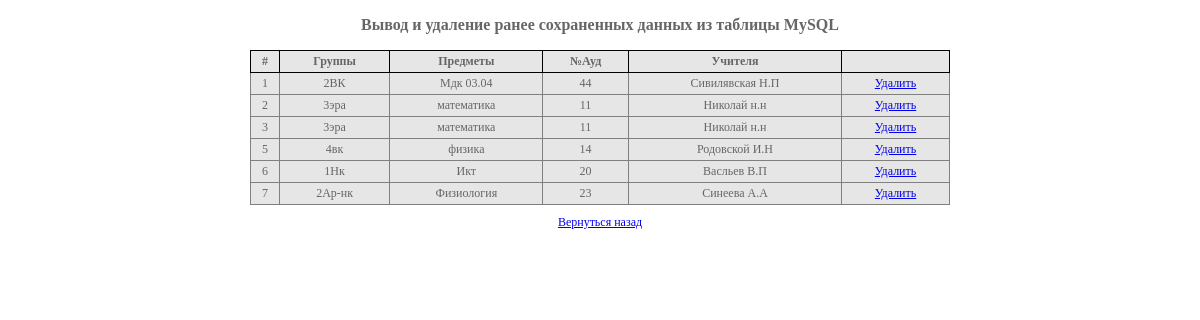
Screenshot of /udalenie_data.php with the database file from the repository.
### tables this page shows
CREATE TABLE IF NOT EXISTS `res_tab` (
  `id` int(11) NOT NULL AUTO_INCREMENT,
  `Groups` varchar(50) NOT NULL,
  `Items` varchar(50) NOT NULL,
  `Aud` varchar(50) NOT NULL,
  `Teachers` varchar(50) NOT NULL,
  PRIMARY KEY (`id`)
);

### udalenie_data.php (the view, shortened to what this page needs)
<?php
$table = "res_tab";
$query = "SELECT * FROM $table";
$res = mysql_query($query) or die(mysql_error());
echo ("
 <!Doctype html>
<html>
	<head>
	    <meta http-equiv=\"Content-Type\" content=\"text/html; charset=windows-1251\" />
    <title>Вывод и удаление данных из MySQL</title>
<style type=\"text/css\">
<!--
body { font: 12px Georgia; color: #666666; }
h3 { font-size: 16px; text-align: center; }
table { width: 700px; border-collapse: collapse; margin: 0px auto; background: #E6E6E6; }
td { padding: 3px; text-align: center; vertical-align: middle; }
.buttons { width: auto; border: double 1px #666666; background: #D6D6D6; }
-->
</style>
</head>
<body>
<h3>Вывод и удаление ранее сохраненных данных из таблицы MySQL</h3>
<table border=\"1\" cellpadding=\"0\" cellspacing=\"0\">
 <tr style=\"border: solid 1px #000\">
   <td><b>#</b></td>
  <td align=\"center\"><b>Группы</b></td>
  <td align=\"center\"><b>Предметы</b></td>
  <td align=\"center\"><b>№Ауд</b></td>
  <td align=\"center\"><b>Учителя</b></td>
 </tr>
");
while ($row = mysql_fetch_array($res)) {
    echo "<tr>\n";
    echo "<td>".$row['id']."</td>\n";
    echo "<td>".$row['Groups']."</td>\n";
	echo "<td>".$row['Items']."</td>\n";
	echo "<td>".$row['Aud']."</td>\n";
    echo "<td>".$row['Teachers']."</td>\n";
    echo "<td><a name=\"del\" href=\"udalenie_data.php?del=".$row["id"]."\">Удалить</a></td>\n";
    echo "</tr>\n";
}
echo ("</table>\n");
echo ("<div style=\"text-align: center; margin-top: 10px;\"><a href=\"admin.php\">Вернуться назад</a></div>");
?>

### udalenie_data.php (style rules this page uses)
h3 { font-size: 16px; text-align: center; }
table { width: 700px; border-collapse: collapse; margin: 0px auto; background: #E6E6E6; }
td { padding: 3px; text-align: center; vertical-align: middle; }

### rows the page displays
res_tab: id "1", Groups "2ВК", Items "Мдк 03.04", Aud "44", Teachers "Сивилявская Н.П"
res_tab: id "2", Groups "3эра", Items "математика", Aud "11", Teachers "Николай н.н"
res_tab: id "3", Groups "3эра", Items "математика", Aud "11", Teachers "Николай н.н"
res_tab: id "5", Groups "4вк", Items "физика", Aud "14", Teachers "Родовской И.Н"
res_tab: id "6", Groups "1Нк", Items "Икт", Aud "20", Teachers "Васльев В.П"
res_tab: id "7", Groups "2Ар-нк", Items "Физиология", Aud "23", Teachers "Синеева А.А"
